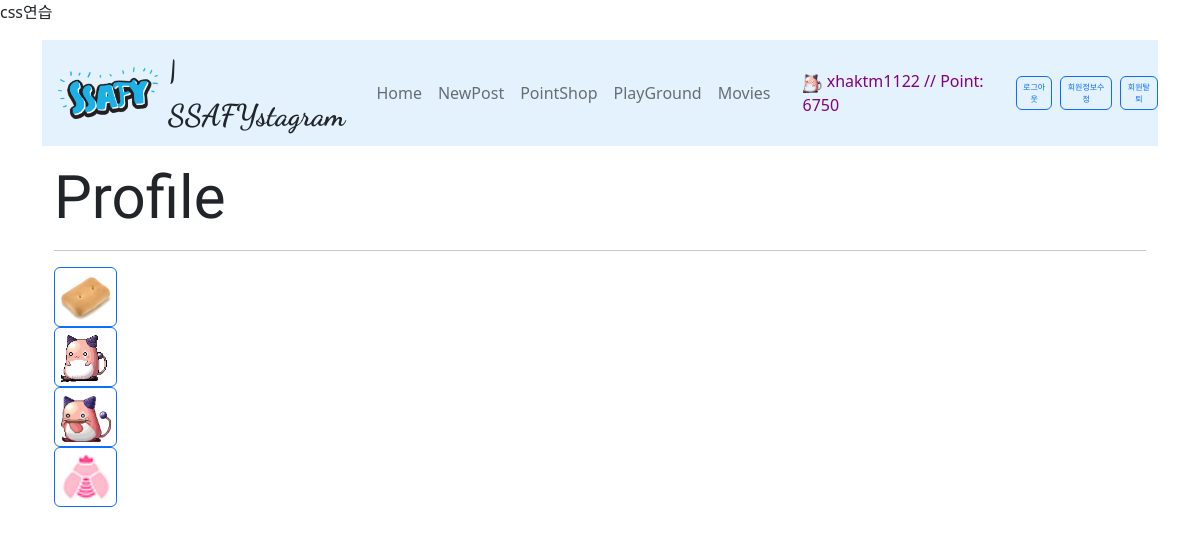
The app's page /articles/profile/ (signed in) with its own data.
### articles/models.py (models this page shows)
class Profile(models.Model):
    username = models.CharField(max_length=50)
    icon_id = models.IntegerField(default=0)
    icon_url = models.TextField(default='icon/gunbbang.png')

class Itembox(models.Model):
    username = models.CharField(max_length=50)
    icon_id = models.IntegerField(default=0)

class Usericon(models.Model):
    icon_id = models.IntegerField()
    iconname = models.CharField(max_length=20)
    url = models.TextField()
    price = models.IntegerField(default=500)

### accounts/models.py (models this page shows)
class User(AbstractUser):
    point = models.IntegerField(default=500)
    pass

### articles/views.py (the view)
# urls.py: path('profile/', views.profile, name='profile'),
@login_required
def profile(request):
    icons = Usericon.objects.all()
    itembox = Itembox.objects.filter(username=request.user.username)
    for icon in icons:
        for item in itembox:
            if item.icon_id == icon.icon_id:
                item.url = icon.url
    context = {
        'iconlist': itembox,
    }
    return render(request, 'articles/profile.html', context)

### articles/context_processors.py (called while the page is built)
def profile_processor(request):
    first_profile = Profile()
    first_profile.icon_url = 'icon/anonymous.png'
    is_anonymoususer = str(request.user) == 'AnonymousUser'
    if is_anonymoususer == False:
        [first_profile] = Profile.objects.filter(username=request.user.username) # 일치하는 이름으로 필터로 거름 (get은 없으면 오류)
    return {
        'profile': first_profile,
    }

### articles/templates/articles/profile.html (shortened to what this page needs)
{% extends 'base.html' %}
{% load static %}
{% block content %}
  <h1>Profile</h1>
  <hr>
  {% for icon in iconlist %}
    <div>
      <button type="button" data-bs-toggle="modal" data-bs-target="#iconsetting{{ icon.icon_id }}" class="btn btn-outline-primary padzero ">
        <img style="width: 50px; height: 50px;" src="{% static icon.url %}" alt="icon"/></button>
    </div>
  {% endfor %}
{% endblock content %}

### templates/base.html (shortened to what this page needs)
{% load static %}
<!DOCTYPE html>
<html lang="en">
  <head>
    <link href="https://cdn.jsdelivr.net/npm/bootstrap@5.2.0-beta1/dist/css/bootstrap.min.css" rel="stylesheet">
    <link rel="stylesheet" href="{% static 'css/style.css' %}">
    <link rel="stylesheet" href="{% static 'css/movie_style.css' %}">
    <link rel="stylesheet" href="{% static 'css/test.css' %}">
  </head>
  <body>
    <a href="{% url 'articles:test' %}">css연습</a>
    <div class="container">
      <nav class="navbar navbar-expand-lg navbar-light my-3" style="background-color: #e3f2fd;">
        <a class="navbar-brand disabled">
          <i class="fab fa-instagram ">
            <a href="{% url 'articles:index' %}"><img src="{% static 'img/ssafy.png' %}" width='100px;' style='margin-right: 10px;'></a>
          </i>
          <span class="insta">| SSAFYstagram</span>
        </a>
        <div class="collapse navbar-collapse justify-content-between" id="navbarNav">
          <ul class="navbar-nav ms-3">
            <li class="nav-item active">
              <a class="nav-link" href="{% url 'articles:index' %}">Home</a>
            </li>
            <li class="nav-item">
              <a class="nav-link" href="{% url 'articles:create' %}">NewPost</a>
            </li>
            <li class="nav-item">
              <a class="nav-link" href="{% url 'articles:pointshop' %}">PointShop</a>
            </li>
            <li class="nav-item">
              <a class="nav-link" href="{% url 'articles:download' %}">PlayGround</a>
            </li>
            <li class="nav-item">
              <a class="nav-link" href="{% url 'movies:movies' %}">Movies</a>
            </li>
          </ul>
          <ul class="navbar-nav ms-3 align-items-center">
            <li class="nav-item">
              <a href="{% url 'articles:profile' %}" class="nav-link" style="color: purple;">
                <img style="width: 20px; height: 20px;" src="{% static profile.icon_url %}" alt="icon"/>
                {{ user }}
                {% if request.user.is_authenticated %}
                  // Point:
                  {{ user.point }}
                {% endif %}
              </a>
            </li>
            {% if request.user.is_authenticated %}
              <li class="nav-item">
                <form class="nav-link" action="{% url 'accounts:logout' %}" method="POST">
                  <button type="submit" class="btn btn-outline-primary padzero">로그아웃</button>
                </form>
              </li>
              <li class="nav-item me-2">
                <a class="nav-link" href="{% url 'accounts:update' %}" style="padding: 0px; ">
                  <button type="button" class="btn btn-outline-primary padzero">회원정보수정</button>
                </a>
              </li>
              <li class="nav-item">
                <a class="nav-link" style="padding: 0px; ">
                  <button type="button" data-bs-toggle="modal" data-bs-target="#exampleModal" class="btn btn-outline-primary padzero ">회원탈퇴</button>
                </a>
              </li>
            {% endif %}
          </ul>
        </div>
      </nav>
      <div class="container">
        {% block content %}{% endblock content %}
      </div>
    </body>
  </html>

### articles/static/css/style.css (style rules this page uses)
h1 { font-family: 'Cute Font'; font-size: 60px; white-space: nowrap; overflow: hidden; text-overflow: ellipsis; }
.insta { font-family: 'Dancing Script', cursive; font-size: 30px; font-weight: 900; }
.padzero { --bs-btn-padding-y: .25rem; --bs-btn-padding-x: .35rem; --bs-btn-font-size: .5rem; }
a { text-decoration: none; color: inherit; }

### records on screen
Profile: icon_url (picture)
User: username "xhaktm1122", point "6750"
Itembox: url (picture)
Itembox: url (picture)
Itembox: url (picture)
Itembox: url (picture)
